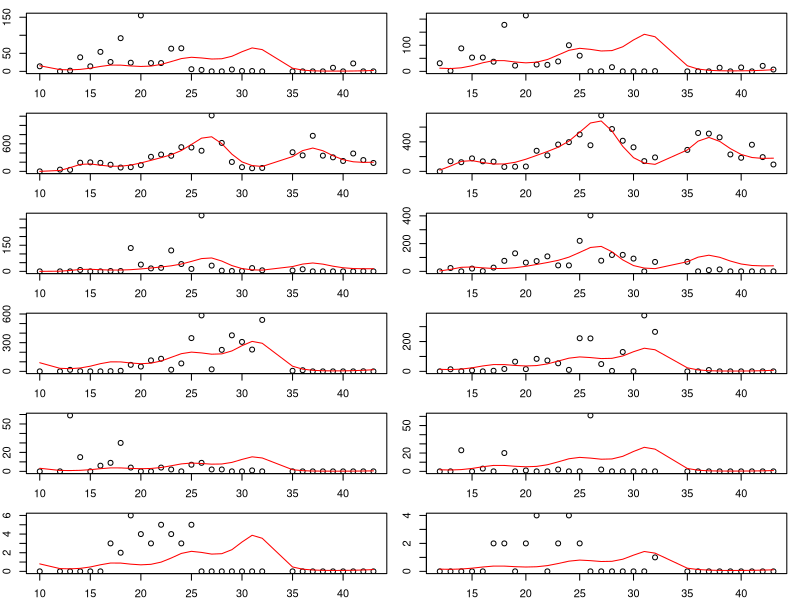
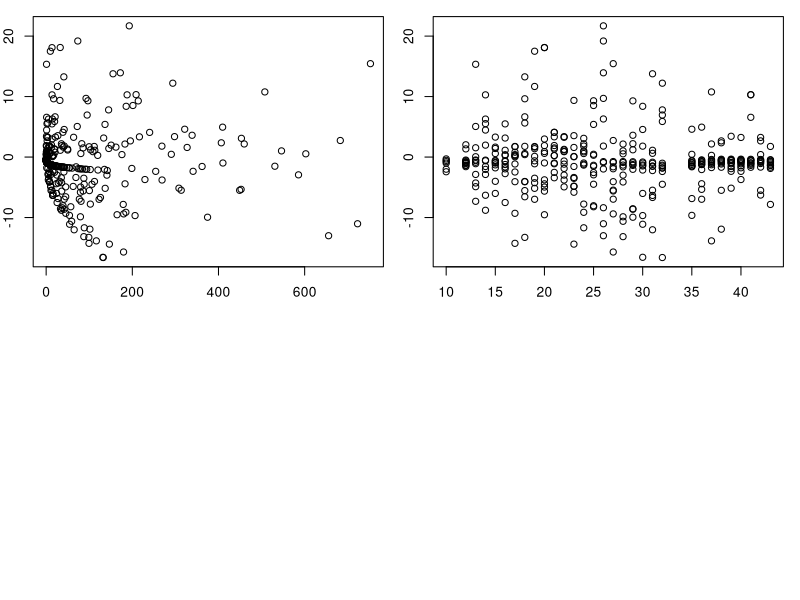

Write R code to recreate these figures, in order. (Note: this script raises an error after producing the figures.)
# This accompanies a paper on Common Shelduck abundance in Borgarfjordur in 
# western Iceland. It should be read in conjunction with scripts on 
# data_exploration and model_selection. This corresponds to Figure A1 in the
# paper. 


# Niall Tierney and Sunny Townsend
# 15 May 2020

library(dplyr)
library(mgcv)#for gam

#Import data ----
shelducks = read.csv("data/shelduck_counts.csv") %>%
  as_tibble()

#changing the subsite column in shelducks to be a factor, not an integer 
shelducks$subsite=as.factor(shelducks$subsite)


#Best Model based on model_selection.R

best = gam(count ~ s(week) +
           s(week, by = as.numeric(subsite %in% c(2, 3))) +
           subsite * tide +
           offset(area),
         family = ziP,
         data = shelducks)

summary(best)


# fitted values for each
shelducks$fitted = predict(best, type = "response")

## Plot the observed points and fitted line for each subsite and tide 
# variable by week

# function to plot observed and fitted on same graph
plot_model_fit <- function(tide_level, subsite_level){
  
  data_to_plot = filter(shelducks, tide==tide_level, subsite==subsite_level)
  with(data_to_plot, plot(week, count))
  with(data_to_plot, lines(week, fitted, col="red"))
}

par (mfrow=c(6,2), mar=c(2,2,1,1))
plot_model_fit(tide_level="low", subsite_level = 1)
plot_model_fit(tide_level="rising", subsite_level = 1)
plot_model_fit(tide_level="low", subsite_level = 2)
plot_model_fit(tide_level="rising", subsite_level = 2)
plot_model_fit(tide_level="low", subsite_level = 3)
plot_model_fit(tide_level="rising", subsite_level = 3)
plot_model_fit(tide_level="low", subsite_level = 4)
plot_model_fit(tide_level="rising", subsite_level = 4)
plot_model_fit(tide_level="low", subsite_level = 5)
plot_model_fit(tide_level="rising", subsite_level = 5)
plot_model_fit(tide_level="low", subsite_level = 6)
plot_model_fit(tide_level="rising", subsite_level = 6)


# Validation plots
devres = resid(best, type = "deviance")
fitted = predict(best, type = "response")
par (mfrow=c(2,2)) 
plot(fitted, devres)
plot(shelducks$week, devres)
plot(shelducks$tide, devres)
plot(shelducks$subsite, devres)

